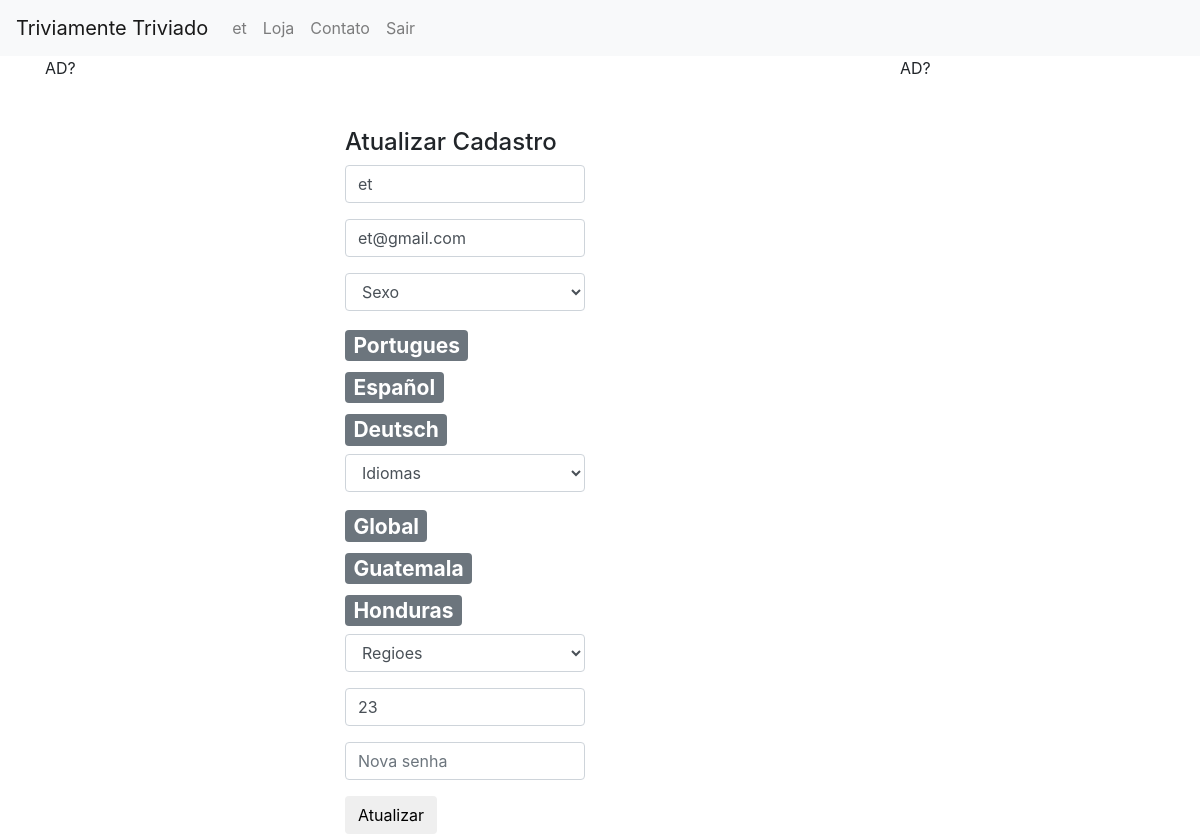
The page /cadastro/ (signed in) on the database its author committed.
### usuario_perfil/models.py (models this page shows, shortened)
class UserProfile(models.Model):
	GENDER_CHOICES = (
		("M", "Masculino"),
		("F", "Feminino"),
	)
	user = models.OneToOneField(User, related_name='user', on_delete=models.CASCADE)
	nome = models.CharField('nome', max_length=100)
	age = models.IntegerField('age')
	gender = models.CharField('gender', max_length=9, choices=GENDER_CHOICES, default="M")
	regioes = models.ManyToManyField(Regiao, blank=True, default=None)
	idiomas = models.ManyToManyField(Idioma, blank=True, default=None)
	premium = models.BooleanField('premium', default=False)

### regionamento/models.py (models this page shows)
class Idioma(models.Model):
	nome = models.CharField('nome', max_length=100)
	def __str__(self):
		return self.nome

class Regiao(models.Model):
	nome = models.CharField('nome', max_length=100)
	def __str__(self):
		return self.nome

### usuario_perfil/views.py (the view, shortened to what this page needs)
# urls.py: url(r'^cadastro/$', UpdateCadastro.as_view()),
class UpdateCadastro(View):
	def get(self, request):
		if not request.user.is_authenticated:
			return HttpResponseRedirect("/login")
		regioes = Regiao.objects.all()
		idiomas = Idioma.objects.all()
		user = UserProfile.objects.filter(user=request.user).first()
		return render(
			request,
			'meu_cadastro.html',
			context={
			'regioes': regioes, 'idiomas': idiomas,
			'user_perfil': user, 'user': request.user,
			'regioes_usuario': user.regioes.all(),
			'idiomas_usuario': user.idiomas.all(),
			},
		)

### usuario_perfil/templates/meu_cadastro.html (shortened to what this page needs)
{% extends "base_generic.html" %}
{% block content %}
<section id="registration" class="section registration">
    <div class="container">
        <br>
        <br>
        <br>
            <h4>Atualizar Cadastro</h4>
        <div class="cform" id="contact-form">
            <form action="/cadastro/" method="post" class="contactForm">
                <div class="row">
                    <div class="col-sm-6">
                        <div class="form-group">
                            <input name="name" class="form-control" id="name" placeholder="Usuario" value="{{user_perfil.nome}}" />
                        </div>
                        <div class="form-group">
                            <input class="form-control" name="email" id="email" placeholder="Email" value="{{user.email}}" />
                        </div>
                        <div class="form-group">
                            <select class="form-control" id="gender" name="gender" >
                                <option value="" disabled selected>Sexo</option>
                            </select>
                        </div>
                        {% for idioma_usuario in idiomas_usuario %}
                            <h3>
                                <span class="badge badge-secondary">{{ idioma_usuario }}</span>
                            </h3>
                        {% endfor %}
                        {% if idiomas %}
                             <div class="form-group">
                                <select class="form-control" id="idioma" name="idioma" >
                                    <option value="" disabled selected>Idiomas</option>
                                </select>
                            </div>
                        {% endif %}
                        {% for regiao_user in regioes_usuario %}
                            <h3>
                                <span class="badge badge-secondary">{{ regiao_user }}</span>
                            </h3>
                        {% endfor %}
                        {% if regioes %}
	                         <div class="form-group">
	                            <select class="form-control" id="regiao" name="regiao" >
	                                <option value="" disabled selected>Regioes</option>
	                            </select>
	                        </div>
           				{% endif %}
                        <div class="form-group">
                            <input class="form-control" name="age" id="age" placeholder="Idade"
                            value="{{ user_perfil.age }}"/>
                        </div>
                        <div class="form-group">
                            <input type="password" class="form-control" name="novoPassword" id="novoPassword" placeholder="Nova senha" />
                        </div>
                        <input type="submit" value="Atualizar" class="btn btn-theme pull-left">
                    </div>
                </div>
            </form>
        </div>
    </div>
</section>
{% endblock %}

### templates/base_generic.html (shortened to what this page needs)
<!DOCTYPE HTML>
<html lang="en">
    <head>
        {% load staticfiles %}
        {% load static %}
        <link href="{% static 'bootstrap-4/css/bootstrap.css' %}" rel="stylesheet">
        <link href="{% static 'cs/adulterado.css' %}" rel="stylesheet">
    </head>
    <body>
        <nav class="navbar navbar-expand-lg navbar-light bg-light">
          <a class="navbar-brand" href="/">Triviamente Triviado</a>
          <div class="collapse navbar-collapse" id="navbarNavDropdown">
            <ul class="navbar-nav">
                        {% if user.is_authenticated %}
                            <li class="nav-item"><a class="nav-link" href="/cadastro/">
                                {{ user.user.nome }}
                            </a></li>
                            <li class="nav-item"><a class="nav-link" href="/#/">
                                Loja
                            </a></li>
                            <li class="nav-item"><a class="nav-link" href="/contato">
                                Contato
                            </a></li>
                            <li class="nav-item"><a class="nav-link" href="/logout/">Sair</a></li>
                        {% else %}
                            <li class="nav-item"><a class="nav-link" href="/login/">Login</a></li>
                            <li class="nav-item"><a class="nav-link" href="/signup/">Cadastro</a></li>
                        {% endif %}
            </ul>
          </div>
        </nav>
        <div class="container">
            <div class="row">
                <div class="col">
                    AD?
                </div>
                <div class="col-6">
                    {% block content %}
                    {% endblock %}
                </div>
                <div class="col">
                    AD?
                </div>
            </div>
        </div>
    </body>
</html>

### rows shown on the page
UserProfile: name "et", age "23"
Idioma: nome "Portugues"
Idioma: nome "Español"
Idioma: nome "Deutsch"
Regiao: nome "Global"
Regiao: nome "Guatemala"
Regiao: nome "Honduras"

### other values the page prints
{{ user.user.nome }} "et"
